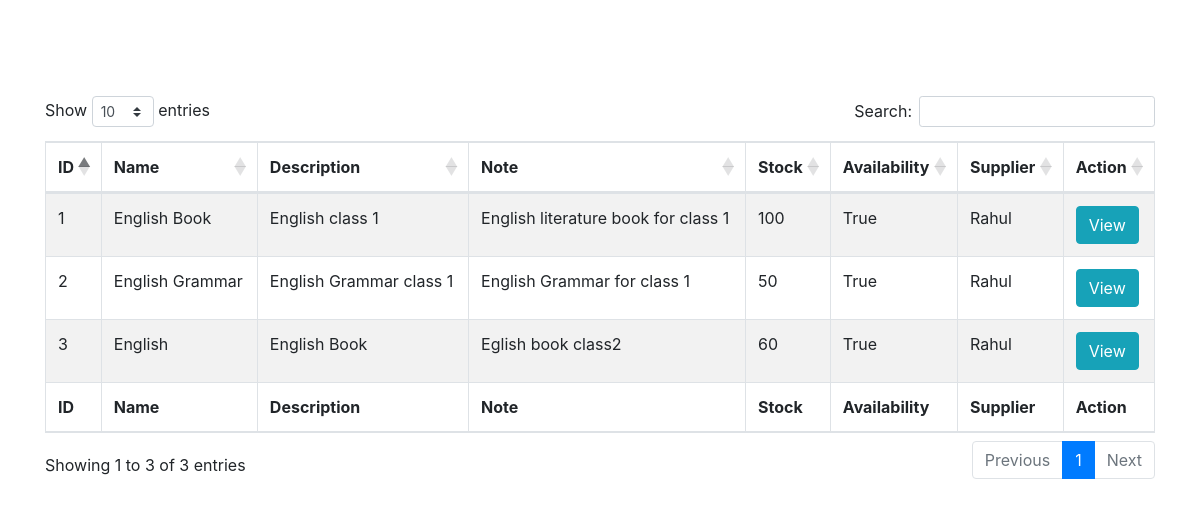
Page /inventory on the committed database.
### inventory/models.py (models this page shows, shortened)
class inventory(models.Model):
    id = models.AutoField(primary_key=True)
    name=models.CharField(max_length=200, null=False,default="", blank=False,verbose_name="Name")
    description=models.CharField(max_length=200, null=False,default="", blank=False,verbose_name="Description")
    note=models.TextField(verbose_name="Note")
    stock=models.IntegerField(null=False,default=0, blank=False,verbose_name="Stock")
    availability=models.BooleanField(default=False,verbose_name="Availability")
    supplier=models.ForeignKey(Supplier, on_delete=models.CASCADE, blank=True, related_name="Supplier")
    class Meta:
        verbose_name = 'Inventory'
        verbose_name_plural = "Inventory"

class Supplier(models.Model):
    id = models.AutoField(primary_key=True)
    name=name=models.CharField(max_length=200, null=False,default="", blank=False,verbose_name="Supplier Name")
    def __str__(self):
        return self.name
    class Meta:
        verbose_name = 'Supplier'
        verbose_name_plural = "Supplier"

### inventory/views.py (the view)
# urls.py: 2. Add a URL to urlpatterns:  path('', views.home, name='home')
def home(request):
    invt= inventory.objects.all()
    return render(request,"inventory.html",{"inventory":invt})

### inventory/templates/inventory.html (shortened to what this page needs)
<!DOCTYPE html>
{% load static %}
<html lang="en">
<head>
  <link href="{% static 'css/bootstrap.min.css' %}" rel="stylesheet" />
  <link rel="stylesheet" href="https://cdnjs.cloudflare.com/ajax/libs/twitter-bootstrap/4.5.2/css/bootstrap.css">
  <link rel="stylesheet" href="https://cdn.datatables.net/1.12.1/css/dataTables.bootstrap4.min.css">
</head>
<body class="landing-page">
<br><br><br><br>
    <div class="container" >
        <div class="row">
            <div class="col-md-12" >
        <table id="example" class="table table-striped table-bordered" style="width:100%">
          <thead>
              <tr>
                    <th>ID</th>
                    <th>Name</th>
                    <th>Description</th>
                    <th>Note</th>
                    <th>Stock</th>
                    <th>Availability</th>
                    <th>Supplier</th>
                    <th>Action</th>
              </tr>
          </thead>
          <tbody>
            {% for item in inventory %}
              <tr>
                  <td >{{item.id}}</td>
                  <td>{{item.name}}</td>
                  <td>{{item.description}}</td>
                  <td>{{item.note}}</td>
                  <td>{{item.stock}}</td>
                  <td>{{item.availability}}</td>
                  <td>{{item.supplier}}</td>
                  <td><a href="{% url 'inventory:inventory_view' item.id  %}" class="btn btn-info">View</a></td>
              </tr>
             {% endfor %}
          </tbody>
          <tfoot>
              <tr>
                    <th>ID</th>
                    <th>Name</th>
                    <th>Description</th>
                    <th>Note</th>
                    <th>Stock</th>
                    <th>Availability</th>
                    <th>Supplier</th>
                    <th>Action</th>
              </tr>
          </tfoot>
      </table>
    </div>
</div>
</div>
</body>
</html>

### rows in the picture
inventory: id "1", name "English Book", description "English class 1", note "English literature book for class 1", stock "100", availability "True", supplier "Rahul"
inventory: id "2", name "English Grammar", description "English Grammar class 1", note "English Grammar for class 1", stock "50", availability "True", supplier "Rahul"
inventory: id "3", name "English", description "English Book", note "Eglish book class2", stock "60", availability "True", supplier "Rahul"
